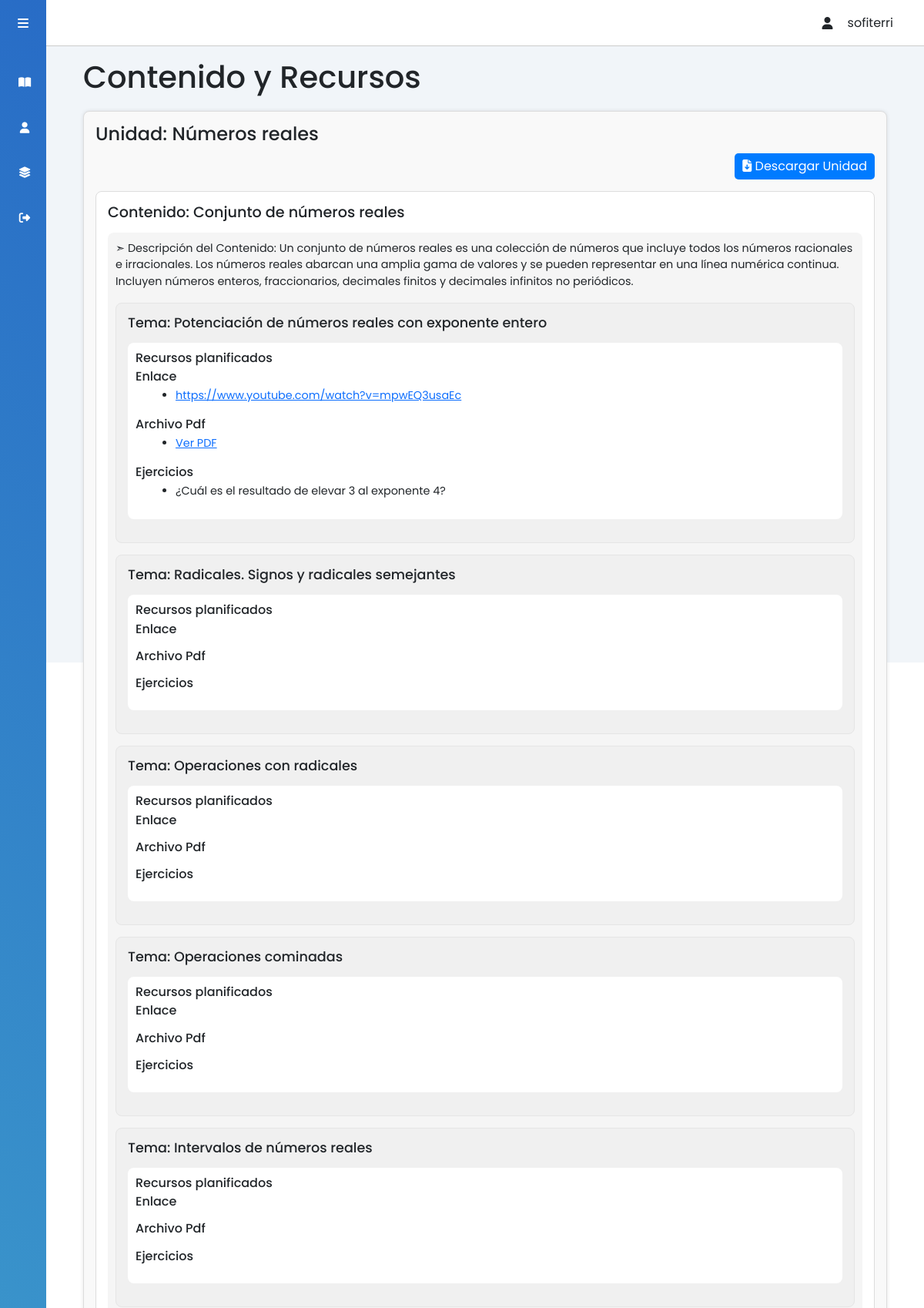
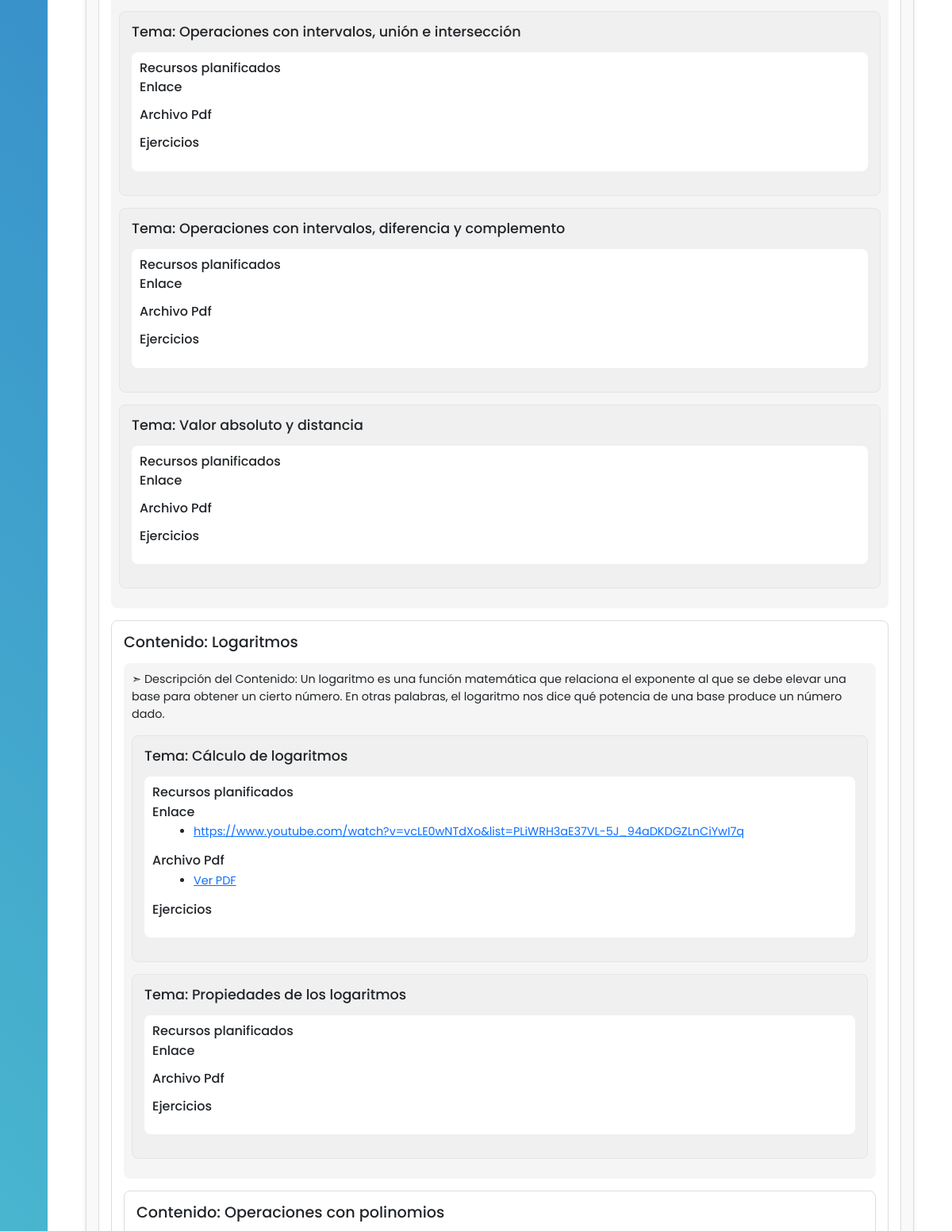
/aula/ (signed in, upper part), run on an earlier commit of the app's database (2 pictures, top to bottom).
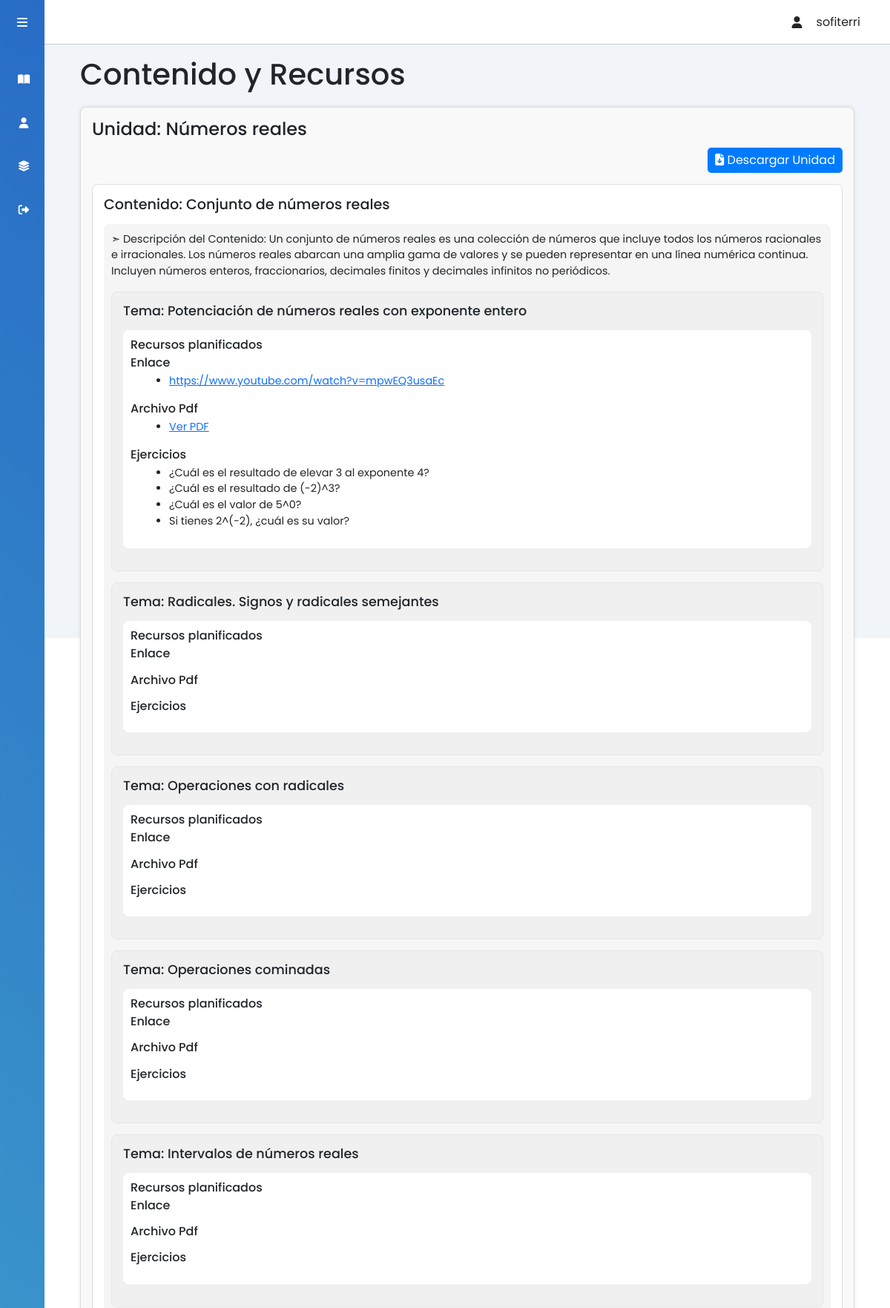
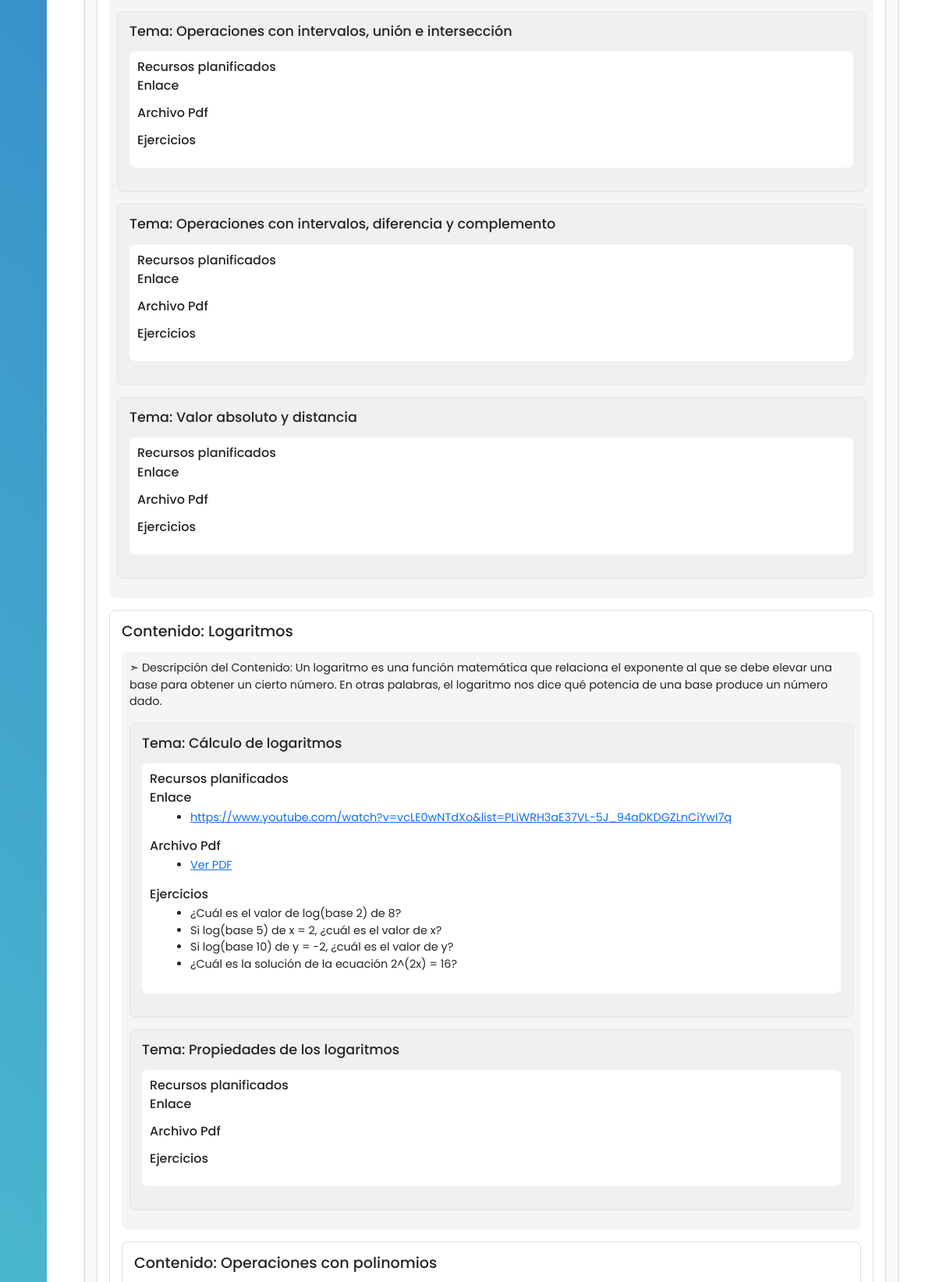
And on a later commit of the database (2 pictures, top to bottom).
### tasks/models.py (models this page shows, shortened)
class Unidad(models.Model):
    nombre = models.CharField(max_length=100)

class Contenido(models.Model):
    nombre = models.CharField(max_length=100)
    descripcion= models.TextField(blank=True)
    unidad = models.ForeignKey(Unidad, on_delete=models.CASCADE)

class Tema(models.Model):
    nombre = models.CharField(max_length=100)
    contenido = models.ForeignKey(Contenido, on_delete=models.CASCADE)

class Material(models.Model):
    enlace = models.URLField()
    archivo_pdf = models.FileField(upload_to='pdfs/', validators=[validate_pdf_extension, validate_pdf_size],
                                   default='default.pdf')
    tema = models.ForeignKey(Tema, on_delete=models.CASCADE)  # Relación de uno a muchos con Tema

class Ejercicio(models.Model):
    enunciado = models.TextField()
    opciones = models.JSONField()  # Almacena las opciones de respuesta como un JSON
    respuesta_correcta = models.IntegerField()  # Respuesta correcta en el campo 'opciones'
    material = models.ForeignKey(Material, on_delete=models.CASCADE, default=1)  # Relación con Material

### tasks/views.py (the view)
# urls.py: path('aula/', views.visualizar_contenido, name='aula_documento'),
@login_required
def visualizar_contenido(request):
    unidades = Unidad.objects.all()
    contenidos = Contenido.objects.select_related('unidad').all()
    temas = Tema.objects.select_related('contenido__unidad').all()
    materiales = Material.objects.prefetch_related('tema').all()
    ejercicios = Ejercicio.objects.select_related('material').all()
    context = {
        'unidades': unidades,
        'contenidos': contenidos,
        'temas': temas,
        'materiales': materiales,
        'ejercicios': ejercicios,
    }
    return render(request, 'contenido_material.html', context)

### tasks/context_processors.py (called while the page is built)
def user_email(request):
    user = request.user
    if user.is_authenticated:
        email = user.email
        username = user.username
        first_name = user.first_name
        last_name = user.last_name
    else:
        email = None
        username = None
        first_name = None
        last_name = None
    return {
        'user_email': email,
        'user_username': username,
        'user_first_name': first_name,
        'user_last_name': last_name
    }

### tasks/templates/contenido_material.html (shortened to what this page needs)
{% extends 'profile.html' %}
{% block content %}
<h1>Contenido y Recursos</h1>
{% for unidad in unidades %}
<div class="caja-contenido">
  <h2>Unidad: {{ unidad.nombre }}</h2>
  <div class="btnDescarga">
    <a class="btnImprimir" href="{% url 'imprimir_unidad' unidad.id %}" target="_blank">
      <i class="fa-solid fa-file-arrow-down"></i>
      Descargar Unidad</a>
  </div>
  {% for contenido in contenidos %}
  {% if contenido.unidad == unidad %}
  <div class="caja-contenido-adentro">
    <h3>Contenido: {{ contenido.nombre }}</h3>
    <div class="caja-description">
      <p>➣ Descripción del Contenido: {{ contenido.descripcion }}</p>
      {% for tema in temas %}
      {% if tema.contenido == contenido %}
      <div class="caja-tema">
        <h4>Tema: {{ tema.nombre }}</h4>
        <div class="caja-recursos">
          <h5>Recursos planificados</h5>
          <h5>Enlace</h5>
          <ul>
            {% for material in materiales %}
            {% if material.tema == tema %}
            <li>
              {% if material.enlace %}
              <a href="{{ material.enlace }}" target="_blank">{{ material.enlace }}</a>
              {% endif %}
            </li>
            {% endif %}
            {% endfor %}
          </ul>
          <h5>Archivo Pdf</h5>
          <ul>
            {% for material in materiales %}
            {% if material.tema == tema %}
            <li>
              {% if material.archivo_pdf %}
              <a href="{{ material.archivo_pdf.url }}" target="_blank">Ver PDF</a>
              {% endif %}
            </li>
            {% endif %}
            {% endfor %}
          </ul>
          <h5>Ejercicios</h5>
          <ul>
            {% for ejercicio in ejercicios %}
            {% if ejercicio.material.tema == tema %}
            <li>
              {% if ejercicio.enunciado %}
              {{ ejercicio.enunciado }}
              {% endif %}
            </li>
            {% endif %}
            {% endfor %}
          </ul>
        </div>
      </div>
      {% endif %}
      {% endfor %}
    </div>
    {% endif %}
    {% endfor %}
  </div>
  {% endfor %}
  {% endblock %}

### tasks/templates/profile.html (shortened to what this page needs)
{% load static %}
<!DOCTYPE html>
<html lang="en">
<head>
    <link href="https://cdn.jsdelivr.net/npm/bootstrap@5.3.1/dist/css/bootstrap.min.css" rel="stylesheet"
>
    <link rel="stylesheet" href="{% static 'css/style-profile.css' %}">
</head>
<body>
    <div class="panel-izquierdo">
        <div class="panel-izquierdo-encabezados">
            <label for="panel-izquierdo-boton" class="fa-solid fa-bars"></label>
        </div>
        <div class="panel-izquierdo-opciones">
            <ul>
                {% if user.is_authenticated %}
                {% if perms.tasks.add_unidad %}
                <li>
                    <a class="btn-opcion {{ btnUnidad }}" href="{% url 'unidad' %}">
                        <span class="fas fa-clipboard-check"></span>
                        <span>Unidad</span>
                    </a>
                </li>
                <li>
                    <a href="{% url 'contenido' %}">
                        <span class="fas fa-book-open"></span>
                        <span>Contenido</span>
                    </a>
                </li>
                <li>
                    <a href="{% url 'temas' %}">
                        <span class="fas fa-lightbulb"></span>
                        <span>Temas</span>
                    </a>
                </li>
                <li>
                    <a href="{% url 'material' %}">
                        <span class="fas fa-file-alt"></span>
                        <span>Material</span>
                    </a>
                </li>
                <li>
                    <a href="{% url 'visualizar_reporte' %}">
                        <span class="fa-solid fa-clipboard-user"></span>
                        <span>Reportes Estudiantes</span>
                    </a>
                </li>
                <li>
                    <a href="{% url 'aula_documento' %}">
                        <span class="fa-solid fa-file"></span>
                        <span>Reportes Contenido</span>
                    </a>
                </li>
                {% else %}
                <li>
                    <a href="{% url 'contenido_alu' %}">
                        <span class="fa-solid fa-book-open"></span>
                    </a>
                </li>
                <li>
                    <a href="{% url 'perfil_alu' %}">
                        <span class="fa-solid fa-user"></span>
                    </a>
                </li>
                <li>
                    <a href="{% url 'avance_alu' %}">
                        <span class="fa-solid fa-layer-group"></span>
                    </a>
                </li>
                {% endif %}
                <li>
                    <a href="{% url 'logout' %}">
                        <span class="fa-solid fa-right-from-bracket"></span>
                    </a>
                </li>
                {% endif %}
            </ul>
        </div>
    </div>
    <div class="main-content">
        <header class="encabezados-contenido">
            <div class="social-icons me-4">
                <span class="fa-solid fa-user"></span>
                <span>{% if user_email %}{{ user_email }}{% else %}Invitado{% endif %}</span>
            </div>
        </header>
        <main>
            {% block content %}
            {% endblock %}
        </main>
    </div>
</body>
</html>

### static/css/style-profile.css (style rules this page uses)
:root { --main-color: #004aad; --main-colo2: #5DE0E6; --color-dark: #1D2231; --text-orange: #fcab4f; --text-black: #0d0f14; --text-white: #fff; }
* { font-family: 'Poppins', sans-serif; margin: 0; padding: 0; box-sizing: border-box; }
.panel-izquierdo { height: 100%; width: 240px; position: fixed; left: 0; top: 0; z-index: 100; background: linear-gradient(45deg, #53CCD1, #286CC6); color: #fff; overflow-y: auto; transition: width 500ms; }
.panel-izquierdo li { padding: 1rem; margin: 5px 0; border-radius: 8px; transition: all 0.5s ease-in-out; list-style-type: none; cursor: pointer; }
.panel-izquierdo-encabezados { display: flex; justify-content: space-between; align-items: center; height: 60px; padding: 0rem 1rem; }
.panel-izquierdo-opciones { padding: 1rem; }
.panel-izquierdo-opciones ul { padding: 0; margin: 0; }
.panel-izquierdo-opciones li { cursor: pointer; }
.panel-izquierdo a { color: #fff; font-size: .9rem; text-decoration: none; }
.main-content { position: relative; margin-left: 240px; transition: margin-left 500ms; }
.encabezados-contenido { position: fixed; left: 240px; top: 0; z-index: 100; width: calc(100% - 240px); background: #fff; height: 60px; padding: 0rem 1rem; display: flex; align-items: center; justify-content: space-between; border-bottom: 1px solid #ccc; transition: left 500ms; }
.social-icons { display: flex; align-items: center; }
.social-icons span, .social-icons div { margin-left: 1.2rem; }
main { margin-top: 60px; background: #f1f5f9; min-height: 90vh; padding: 1rem 3rem; height: 100vh; }
.caja-contenido { border: 1px solid #ddd; margin: 20px 0; padding: 15px; background-color: #f9f9f9; border-radius: 8px; box-shadow: 0 0 5px rgba(0, 0, 0, 0.1); }
.caja-contenido h2 { font-size: 1.5em; margin-bottom: 10px; }
.caja-contenido .btnDescarga { display: flex; justify-content: space-between; align-items: center; }
.caja-contenido .btnImprimir { text-decoration: none; background-color: #007bff; color: #fff; padding: 5px 10px; border-radius: 5px; margin-left: auto; }
.caja-contenido-adentro { border: 1px solid #ddd; margin: 15px 0; padding: 15px; background-color: #fff; border-radius: 8px; }
.caja-tema { border: 1px solid #e5e5e5; margin: 15px 0; padding: 15px; background-color: #f0f0f0; border-radius: 8px; }
.caja-tema h4 { font-size: 1.1em; margin-bottom: 10px; }
.caja-recursos { margin: 15px 0; padding: 10px; background-color: #ffffff; border-radius: 8px; }
.caja-recursos h5 { font-size: 1em; margin-bottom: 5px; }
.caja-recursos ul { list-style-type: disc; margin-left: 20px; font-size: 0.9em; }
.caja-contenido-adentro h3 { font-size: 1.2em; margin-bottom: 10px; }
.caja-description { margin: 15px 0; padding: 10px; background-color: #f5f5f5; border-radius: 8px; }
.caja-description p { font-size: 0.9em; }
@media only screen and (max-width: 1200px) { .panel-izquierdo { width: 60px; z-index: 150; } }
@media only screen and (max-width: 1200px) { .panel-izquierdo .panel-izquierdo-encabezados, .panel-izquierdo li { display: flex; justify-content: center; } }
@media only screen and (max-width: 1200px) { .main-content { margin-left: 60px; } }
@media only screen and (max-width: 1200px) { .main-content .encabezados-contenido { left: 60px; width: calc(100% - 60px); } }

What changed in the data, as far as the page shows it:
added Ejercicio: enunciado "¿Cuál es el resultado de (-2)^3?", shown under Tema "Potenciación de números reales con exponente entero"
added Ejercicio: enunciado "¿Cuál es el valor de 5^0?", shown under Tema "Potenciación de números reales con exponente entero"
added Ejercicio: enunciado "Si tienes 2^(-2), ¿cuál es su valor?", shown under Tema "Potenciación de números reales con exponente entero"
added Ejercicio: enunciado "¿Cuál es el valor de log(base 2) de 8?", shown under Tema "Cálculo de logaritmos"
added Ejercicio: enunciado "Si log(base 5) de x = 2, ¿cuál es el valor de x?", shown under Tema "Cálculo de logaritmos"
added Ejercicio: enunciado "Si log(base 10) de y = -2, ¿cuál es el valor de y?", shown under Tema "Cálculo de logaritmos"
added Ejercicio: enunciado "¿Cuál es la solución de la ecuación 2^(2x) = 16?", shown under Tema "Cálculo de logaritmos"
